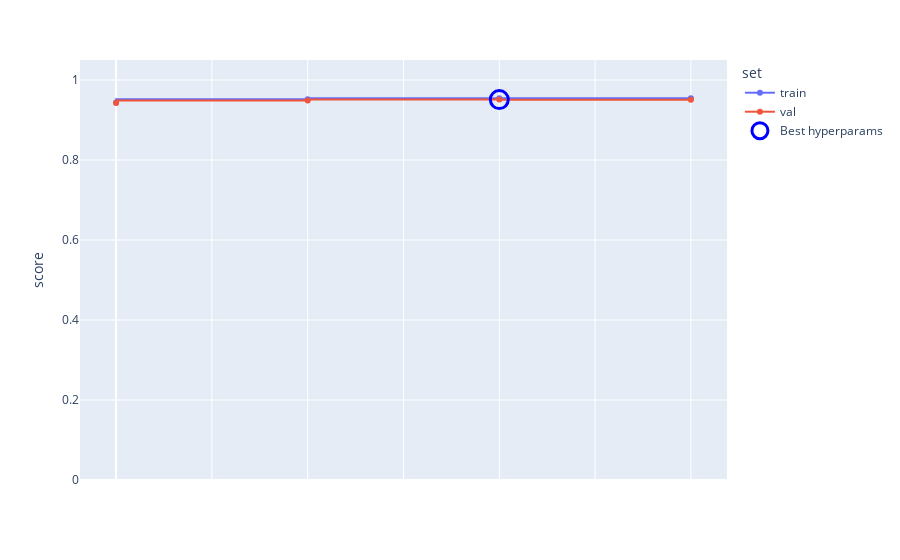

Notebook code for this chart:
### Code cell
pipe_lr = Pipeline(
    [
        ('preprocessor', preprocessor),
        ("lr", LogisticRegression(max_iter=1000, random_state=42)),
    ]
)
param_grid = {"lr__C": [0.01, 0.1, 1.0, 10.0]}
mean_train_scores, mean_test_scores, params, best_lr = iperparametri_ott_pipe(
    pipe_lr, param_grid, X_train, y_train
)
print('C', best_lr.named_steps['lr'].C)
plot_hyperp(mean_train_scores, mean_test_scores, params)
cm, acc_lr, precision_lr, recall_lr, f1_lr, cfm_lr, std_dev_lr = evaluation(best_lr, X_train, y_train)
plot_results(cm, best_lr.named_steps['lr'],acc_lr, precision_lr, recall_lr, f1_lr, cfm_lr,std_dev_lr)

cm, acc_lr, precision_lr, recall_lr, f1_lr, cfm_lr = evaluation_finale(best_lr, X_test, y_test)
plot_results_evaluation_finale(cm,best_lr.named_steps['lr'], acc_lr, precision_lr, recall_lr, f1_lr, cfm_lr)

### Figure 1 — Plotly figure (JSON) as saved in the notebook; plotly's stock layout.template omitted (floating-point values rounded to 4 significant figures)
{"data": [{"customdata": [["C: 0.01"], ["C: 0.1"], ["C: 1.0"], ["C: 10.0"]], "hovertemplate": "set=train<br>score=%{y}<br>hyperparams=%{customdata[0]}<extra></extra>", "legendgroup": "train", "line": {"color": "#636efa", "dash": "solid", "shape": "vh"}, "marker": {"symbol": "circle"}, "mode": "markers+lines", "name": "train", "orientation": "v", "showlegend": true, "type": "scatter", "x": [0, 1, 2, 3], "xaxis": "x", "y": [0.9441, 0.9516, 0.9543, 0.9544], "yaxis": "y"}, {"customdata": [["C: 0.01"], ["C: 0.1"], ["C: 1.0"], ["C: 10.0"]], "hovertemplate": "set=val<br>score=%{y}<br>hyperparams=%{customdata[0]}<extra></extra>", "legendgroup": "val", "line": {"color": "#EF553B", "dash": "solid", "shape": "vh"}, "marker": {"symbol": "circle"}, "mode": "markers+lines", "name": "val", "orientation": "v", "showlegend": true, "type": "scatter", "x": [0, 1, 2, 3], "xaxis": "x", "y": [0.9427, 0.9487, 0.951, 0.9508], "yaxis": "y"}, {"marker": {"color": "blue", "line": {"color": "blue", "width": 3}, "size": 18, "symbol": "circle-open"}, "mode": "markers", "name": "Best hyperparams", "type": "scatter", "x": [2], "y": [0.951]}], "layout": {"legend": {"title": {"text": "set"}, "tracegroupgap": 0}, "margin": {"t": 60}, "xaxis": {"anchor": "y", "domain": [0, 1], "showticklabels": false, "title": {"text": ""}}, "yaxis": {"anchor": "x", "domain": [0, 1], "range": [0, 1.05], "title": {"text": "score"}}}}
